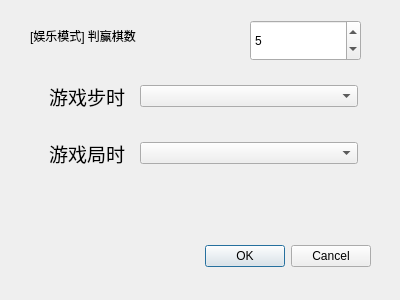
<?xml version="1.0" encoding="UTF-8"?>
<ui version="4.0">
 <class>settings</class>
 <widget class="QDialog" name="settings">
  <property name="geometry">
   <rect>
    <x>0</x>
    <y>0</y>
    <width>400</width>
    <height>300</height>
   </rect>
  </property>
  <property name="minimumSize">
   <size>
    <width>400</width>
    <height>300</height>
   </size>
  </property>
  <property name="maximumSize">
   <size>
    <width>400</width>
    <height>300</height>
   </size>
  </property>
  <property name="windowTitle">
   <string>基本设置</string>
  </property>
  <widget class="QDialogButtonBox" name="buttonBox">
   <property name="geometry">
    <rect>
     <x>30</x>
     <y>240</y>
     <width>341</width>
     <height>32</height>
    </rect>
   </property>
   <property name="orientation">
    <enum>Qt::Horizontal</enum>
   </property>
   <property name="standardButtons">
    <set>QDialogButtonBox::Cancel|QDialogButtonBox::Ok</set>
   </property>
  </widget>
  <widget class="QWidget" name="layoutWidget">
   <property name="geometry">
    <rect>
     <x>40</x>
     <y>60</y>
     <width>318</width>
     <height>131</height>
    </rect>
   </property>
   <layout class="QVBoxLayout" name="verticalLayout">
    <item>
     <layout class="QHBoxLayout" name="horizontalLayout_2" stretch="3,7">
      <item>
       <widget class="QLabel" name="Lbl_StepTime">
        <property name="text">
         <string>&lt;html&gt;&lt;head/&gt;&lt;body&gt;&lt;p align=&quot;center&quot;&gt;&lt;span style=&quot; font-size:14pt;&quot;&gt;游戏步时&lt;/span&gt;&lt;/p&gt;&lt;/body&gt;&lt;/html&gt;</string>
        </property>
       </widget>
      </item>
      <item>
       <widget class="QComboBox" name="comboBox_StepTime">
        <property name="sizePolicy">
         <sizepolicy hsizetype="Expanding" vsizetype="Fixed">
          <horstretch>0</horstretch>
          <verstretch>0</verstretch>
         </sizepolicy>
        </property>
       </widget>
      </item>
     </layout>
    </item>
    <item>
     <layout class="QHBoxLayout" name="horizontalLayout" stretch="3,7">
      <item>
       <widget class="QLabel" name="Lbl_GameTime">
        <property name="text">
         <string>&lt;html&gt;&lt;head/&gt;&lt;body&gt;&lt;p align=&quot;center&quot;&gt;&lt;span style=&quot; font-size:14pt;&quot;&gt;游戏局时&lt;/span&gt;&lt;/p&gt;&lt;/body&gt;&lt;/html&gt;</string>
        </property>
       </widget>
      </item>
      <item>
       <widget class="QComboBox" name="comboBox_GameTime">
        <property name="sizePolicy">
         <sizepolicy hsizetype="Expanding" vsizetype="Fixed">
          <horstretch>0</horstretch>
          <verstretch>0</verstretch>
         </sizepolicy>
        </property>
       </widget>
      </item>
     </layout>
    </item>
   </layout>
  </widget>
  <widget class="QSpinBox" name="CNT">
   <property name="geometry">
    <rect>
     <x>250</x>
     <y>20</y>
     <width>111</width>
     <height>41</height>
    </rect>
   </property>
   <property name="minimum">
    <number>3</number>
   </property>
   <property name="maximum">
    <number>10</number>
   </property>
   <property name="value">
    <number>5</number>
   </property>
  </widget>
  <widget class="QLabel" name="label">
   <property name="geometry">
    <rect>
     <x>30</x>
     <y>20</y>
     <width>221</width>
     <height>31</height>
    </rect>
   </property>
   <property name="text">
    <string>[娱乐模式] 判赢棋数</string>
   </property>
  </widget>
 </widget>
 <resources/>
 <connections>
  <connection>
   <sender>buttonBox</sender>
   <signal>accepted()</signal>
   <receiver>settings</receiver>
   <slot>accept()</slot>
   <hints>
    <hint type="sourcelabel">
     <x>248</x>
     <y>254</y>
    </hint>
    <hint type="destinationlabel">
     <x>157</x>
     <y>274</y>
    </hint>
   </hints>
  </connection>
  <connection>
   <sender>buttonBox</sender>
   <signal>rejected()</signal>
   <receiver>settings</receiver>
   <slot>reject()</slot>
   <hints>
    <hint type="sourcelabel">
     <x>316</x>
     <y>260</y>
    </hint>
    <hint type="destinationlabel">
     <x>286</x>
     <y>274</y>
    </hint>
   </hints>
  </connection>
 </connections>
</ui>
